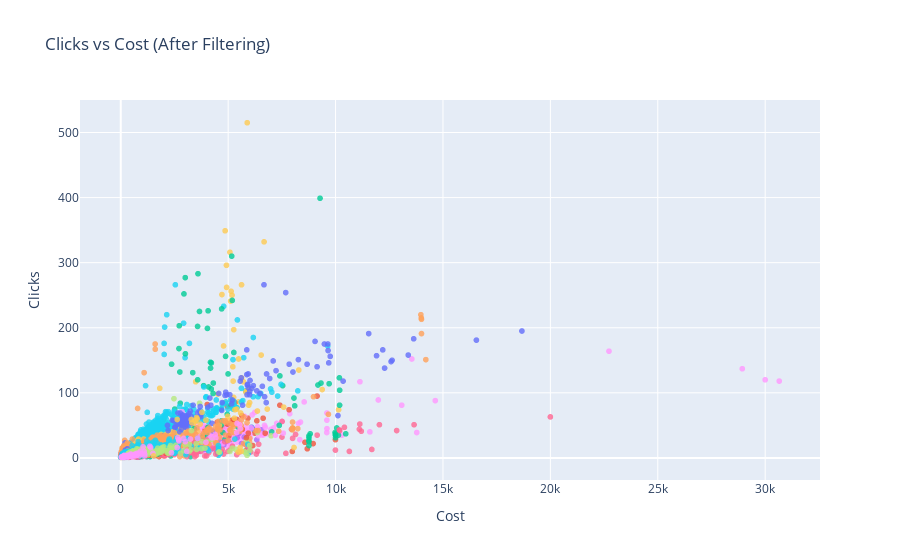
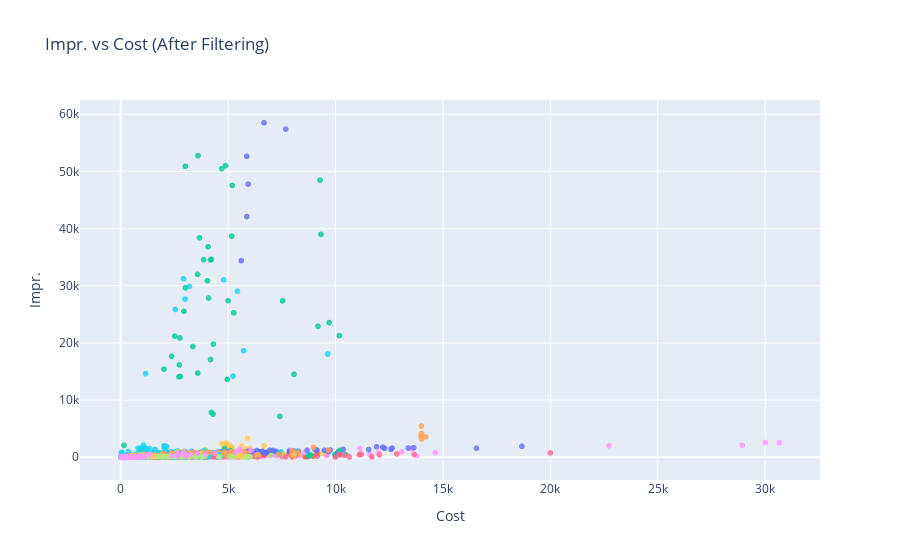
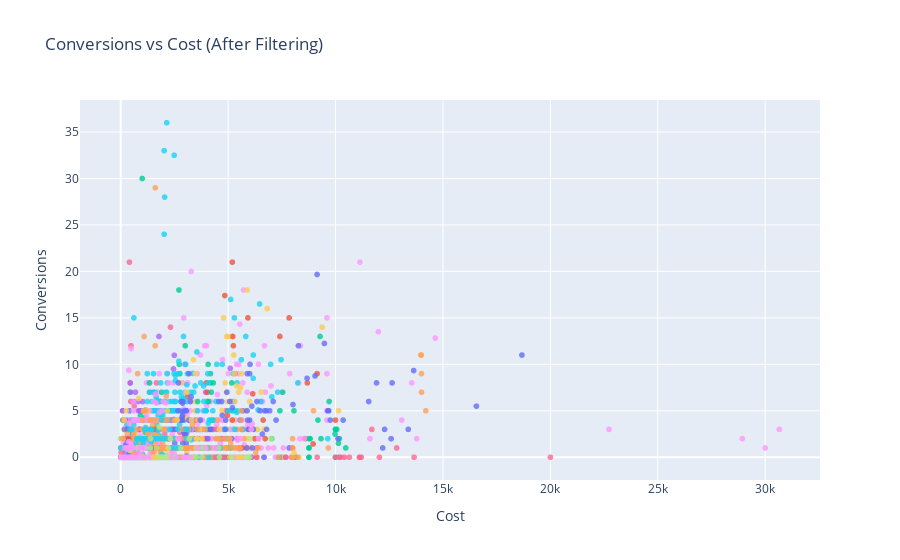
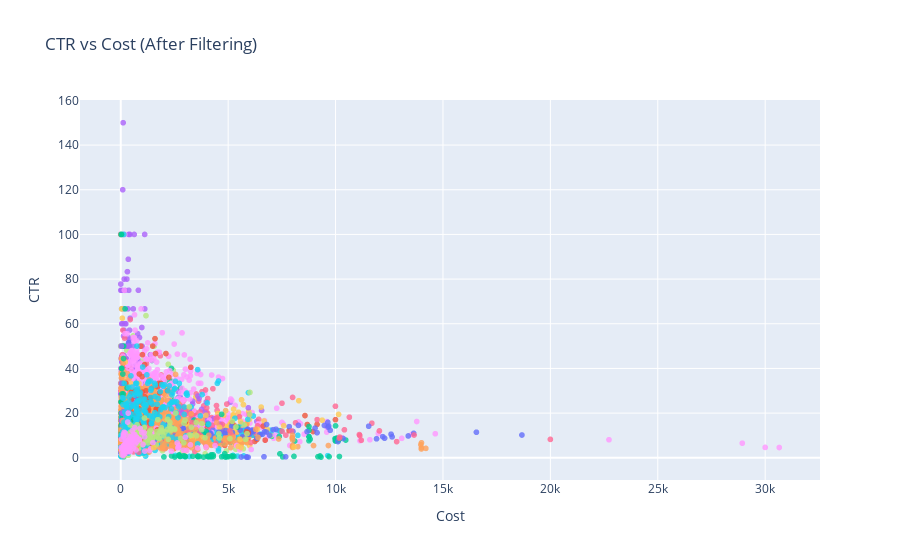

Notebook code cell kept with these figures, in order:
### Markdown cell above
### Step 5: Visualize Metrics vs Cost (After Filtering)

Generates scatter plots again (just like before) but now using the **filtered dataset**.

This helps visualize the effect of cleaning and filtering.

### Code cell
print("📊 Scatter Plots AFTER Filter")

for metric in metrics_to_plot:
    if metric in df.columns:
        fig = px.scatter(
            df,
            x="Cost",
            y=metric,
            color="Campaign",
            title=f"{metric} vs Cost (After Filtering)",
            opacity=0.8
        )
        fig.update_layout(showlegend=False)
        fig.show()
